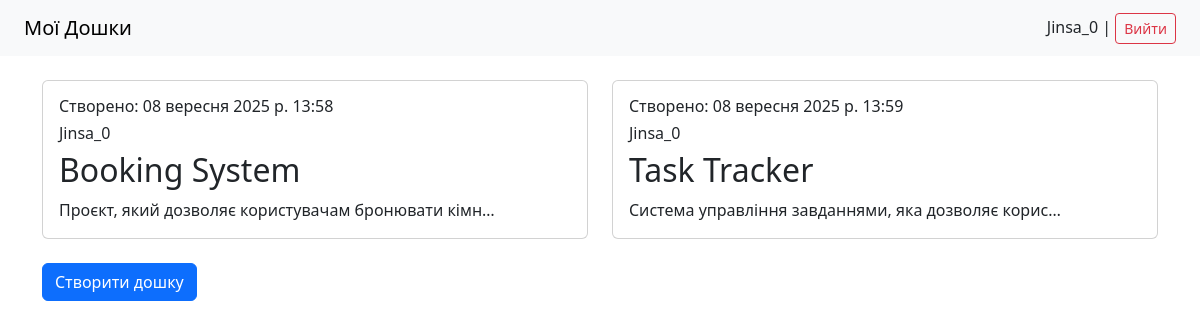
The app's page /dashboards/ (signed in) with its own data.
### task_manager/models.py (models this page shows, shortened)
class Dashboard(models.Model):
    title =  models.CharField(max_length = 200, verbose_name = "Назва")
    description =  models.TextField(verbose_name = "Опис", blank = True)
    created_at = models.DateTimeField(auto_now_add = True)
    created_by = models.ForeignKey(User, on_delete = models.CASCADE, related_name='dashboards', verbose_name = "Автор")
    members = models.ManyToManyField(User, related_name="shared_dashboards", blank=True, verbose_name = "Учасники")
    class Meta:
        verbose_name = "Дошка"
        verbose_name_plural = "Дошки"

### task_manager/views.py (the view)
# urls.py: path('dashboards/', DashboardListView.as_view(), name = 'dashboard_list'),
class DashboardListView(LoginRequiredMixin, DashboardAccessMixin, ListView):
    model = Dashboard
    template_name = 'dashboard/dashboard_list.html'
    context_object_name = 'dashboards'

### task_manager/views.py (called while the page is built)
    def get_queryset(self):
        return Dashboard.objects.filter(
            Q(created_by=self.request.user) | Q(members=self.request.user)
        ).distinct()

### task_manager/templates/dashboard/dashboard_list.html (shortened to what this page needs)
{% extends "base.html" %}
{% block content %}
    <div class="row row-cols-2 justify-content-md-center">
        {% for dashboard in dashboards %}
        <div class = "col mb-4">
            <div class = "card h-100">
                <div class="card-body text-left">
                    <h6>Створено: {{ dashboard.created_at }}</h6>
                    <h6>{{ dashboard.created_by }}</h6>
                    <h2><a class="card-title" href="{% url 'dashboard_detail' dashboard_pk=dashboard.pk %}" style="text-decoration: none;">{{ dashboard.title }}</a></h2>
                    <p class="card-text">{{ dashboard.description|truncatechars:50 }}</p>
                </div>
            </div>
        </div>
        {% empty %}
        <p>Наразі немає жодних дошок</p>
        {% endfor %}
    </div>
    <a href="{% url 'dashboard_create' %}" class="btn btn-primary">Створити дошку</a>
{% endblock %}

### task_manager/templates/base.html (shortened to what this page needs)
<!DOCTYPE html>
<html lang="uk">
<head>
  <link href="https://cdn.jsdelivr.net/npm/bootstrap@5.3.0/dist/css/bootstrap.min.css" rel="stylesheet">
<body>
  <nav class="navbar navbar-expand-lg navbar-light bg-light px-4">
    <a class="navbar-brand" href="{% url 'dashboard_list' %}">Мої Дошки</a>
    <div class="ms-auto">
      {% if user.is_authenticated %}
        {% if dashboard %}
        <a class="navbar-brand" href="{% url 'todolist_list' dashboard.pk %}">Мої списки завдань | </a>
        {% else %}
        {{ request.user.username }} |
        {% endif %}
        <form method="post" action="{% url 'logout' %}" style="display: inline;">
          <button type="submit" class="btn btn-sm btn-outline-danger">Вийти</button>
        </form>
      {% else %}
        <a href="{% url 'login' %}" class="btn btn-sm btn-outline-primary">Увійти</a>
        <a href="{% url 'register' %}" class="btn btn-sm btn-outline-success">Реєстрація</a>
      {% endif %}
    </div>
  </nav>
  <div class="container mt-4">
    {% block content %}{% endblock %}
  </div>
</body>
</html>

### records on screen
Dashboard: created_at "08 вересня 2025 р. 13:58", created_by "Jinsa_0", title "Booking System", description "Проєкт, який дозволяє користувачам бронювати кімн…"
Dashboard: created_at "08 вересня 2025 р. 13:59", created_by "Jinsa_0", title "Task Tracker", description "Система управління завданнями, яка дозволяє корис…"

### other values on screen
{{ request.user.username }} "Jinsa_0"
